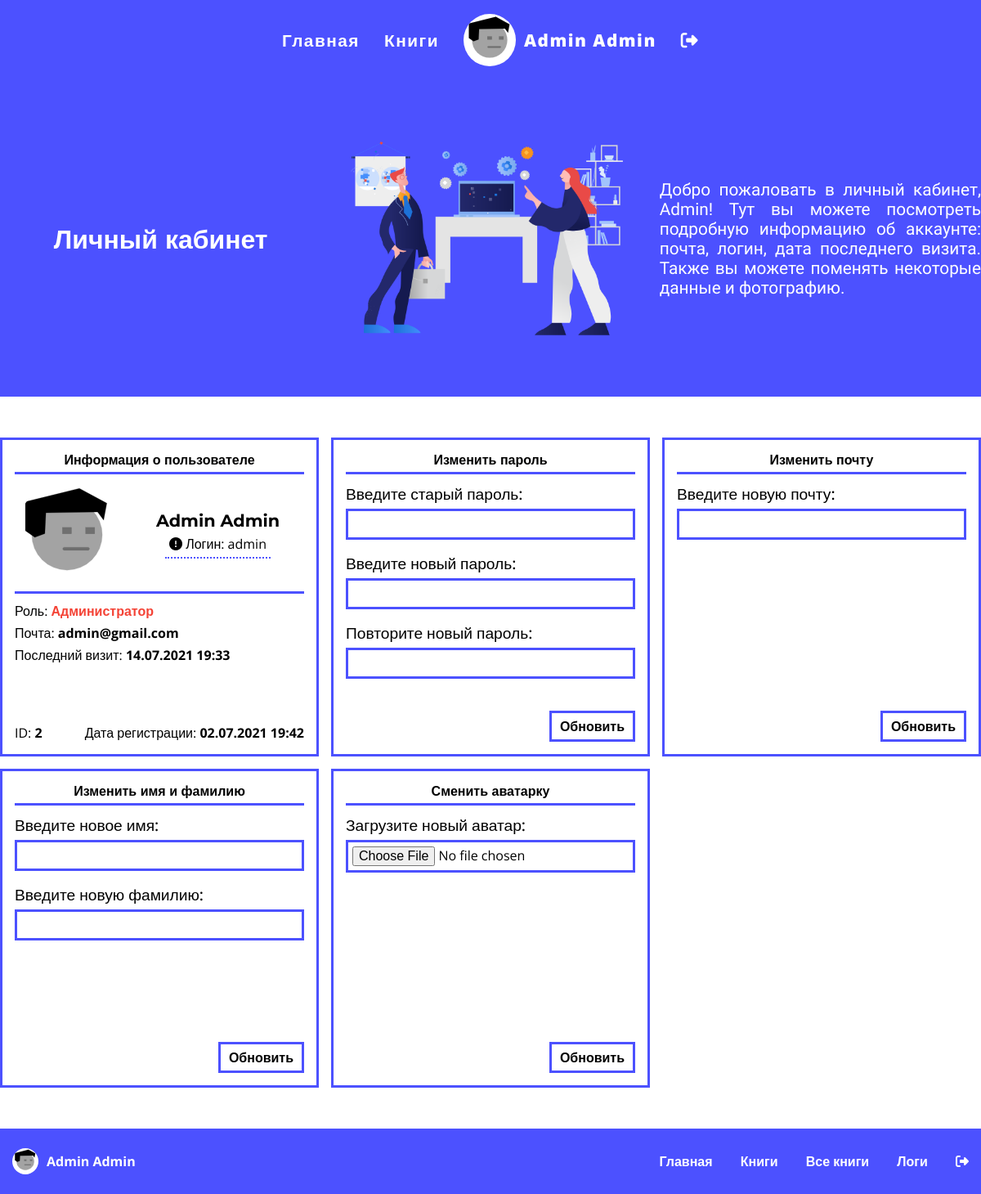
/ (signed in), run on the app's committed database.
### tables this page shows
CREATE TABLE `users` (
  `id` int(11) NOT NULL,
  `login` varchar(255) NOT NULL,
  `role` varchar(255) NOT NULL DEFAULT 'user',
  `firstname` varchar(255) DEFAULT NULL COMMENT 'Имя пользователя',
  `lastname` varchar(255) DEFAULT NULL COMMENT 'Фамилия пользователя',
  `password` varchar(255) NOT NULL,
  `email` varchar(255) NOT NULL,
  `img` varchar(255) DEFAULT 'default.svg',
  `created_at` timestamp NOT NULL DEFAULT CURRENT_TIMESTAMP,
  `last_visit` timestamp NULL DEFAULT NULL,
  `auth_key` varchar(255) DEFAULT NULL
);

### engine/helpers/view.php (called while the page is built, shortened)
<?php
if (!function_exists('view')) {
    function view (string $page, array $data = []) : string {
        extract($data);
        require TPL_PATH . $page . '.php';
        $result = ob_get_contents();
        return $result;
    }
}

### engine/actions/personal.php (called while the page is built, shortened)
<?php
$title = 'Личный кабинет';
$user = dbGetRow('select * from users where id = ' . $_SESSION['user']['id'] .';');
$roles = [
    'user' => 'Пользователь',
    'admin' => 'Администратор',
    'blocked' => 'Заблокированный'
];
$post = $errors = [];
$content = view('pages/personal.page', ['title' => $title, 'user' => $user, 'roles' => $roles, 'post' => $post, 'errors' => $errors]);
require TPL_PATH . 'layout.php';

### public/index.php (called while the page is built, shortened)
<?php
require HLP_PATH . 'view.php';
require HLP_PATH . 'changeDateFormat.php';
require HLP_PATH . 'writeLogDB.php';
require HLP_PATH . 'arraysEdit.php';
require ENG_PATH . 'db.php';
$uriArr = array_values(array_filter(explode('/', explode('?', $_SERVER['REQUEST_URI'])[0]), fn($it) => boolval($it))) ;
$currentAction = array_get($uriArr, 0, 'home');
$actionPath = ACT_PATH . $currentAction;
$filePath = $actionPath . '.php';
require($filePath);

### engine/db.php (called while the page is built, shortened)
<?php
if(!function_exists('dbGetRow')) {
    function dbGetRow(string $sql): array {
        $connection = $GLOBALS['connection'];
        $res = mysqli_query($connection, $sql);
        $data = mysqli_fetch_assoc ($res);
        return $data ?: [];
    }
}

### engine/helpers/arraysEdit.php (called while the page is built, shortened)
<?php
if(!function_exists('array_get')) {
    function array_get(array $array, string $key, $default = null) {
        return $array[$key] ?? $default;
    }
}

### engine/helpers/changeDateFormat.php (called while the page is built)
<?php
if (!function_exists('changeDateFormat')) {
    function changeDateFormat(string $currentDate, string $neededFormat = "d.m.Y G:i", string $currentTemplate = "Y-m-d H:i:s"): string
    {
        $str = date_create_from_format($currentTemplate, $currentDate);
        return date_format($str, $neededFormat);
    }
}

### templates/pages/personal.page.php (the view, shortened to what this page needs)
<main class="container">
    <div class="header_page center">
        <h2 class="header_page_title"><?= $title ?></h2>
        <img class="header_page_img" src="/img/illustrations/personal.header.png" alt="">
        <p class="header_page_text">Добро пожаловать в личный кабинет, <?= ucfirst($user['firstname']) ?>! Тут вы можете посмотреть подробную информацию об аккаунте: почта, логин, дата последнего визита. Также вы можете поменять некоторые данные и фотографию.</p>
    </div>
	<div class="personal center">
		<div class="personal_card">
			<h2 class="personal_cart_title">Информация о пользователе</h2>
			<div class="personal_card_top">
				<img class="personal_img" src="/img/user_avatars/<?= $user['img'] ?>" alt="">
				<div class="personal_card_top_right">
					<p class="personal_name"><?= ucfirst($user['firstname']) ?> <?= ucfirst($user['lastname']) ?></p>
					<p id="personal_login" class="personal_login"><i class="fas fa-exclamation-circle"></i> Логин: <?= $user['login'] ?></p>
				</div>
			</div>
			<div class="personal_card_middle">
				<p class="personal_role">Роль: <span class="personal_bold personal_bold_<?= $user['role'] ?>"><?= array_get($roles, $user['role']) ?></span></p>
				<p class="personal_email">Почта: <span class="personal_bold"><?= $user['email'] ?></span></p>
				<p class="personal_visit">Последний визит: <span class="personal_bold"><?= changeDateFormat($_SESSION['user']['last_visit']) ?></span></p>
			</div>
			<div class="personal_card_bottom">
				<p class="personal_id">ID: <span class="personal_bold"><?=  $user['id'] ?></span></p>
				<p class="personal_created">Дата регистрации: <span class="personal_bold"><?= changeDateFormat($user['created_at']) ?></span></p>
			</div>
		</div>
		<div class="personal_card">
			<h2 class="personal_cart_title">Изменить пароль</h2>
            <?php require TPL_PATH . 'elements/forms/changePassword.form.php' ?>
		</div>
		<div class="personal_card">
			<h2 class="personal_cart_title">Изменить почту</h2>
            <?php require TPL_PATH . 'elements/forms/changeEmail.form.php' ?>
		</div>
		<div class="personal_card">
			<h2 class="personal_cart_title">Изменить имя и фамилию</h2>
			<?php require TPL_PATH . 'elements/forms/changeName.form.php' ?>
		</div>
		<div class="personal_card">
			<h2 class="personal_cart_title">Сменить аватарку</h2>
            <?php require TPL_PATH . 'elements/forms/changeAvatar.form.php' ?>
		</div>
	</div>
</main>

### templates/elements/forms/changePassword.form.php (shortened to what this page needs)
<form method="post" class="personal_form">
    <label for="old_password" class="personal_label">Введите старый пароль:</label>
    <input type="password" id="old_password" name="old_password" class="personal_input">
    <label for="password" class="personal_label">Введите новый пароль:</label>
    <input type="password" id="password" name="password" class="personal_input">
    <label for="password_repeat" class="personal_label">Повторите новый пароль:</label>
    <input type="password" id="password_repeat" name="password_repeat" class="personal_input">
    <div class="personal_form_bottom">
        <button class="personal_btn" type="submit">Обновить</button>
    </div>
</form>

### templates/elements/forms/changeEmail.form.php (shortened to what this page needs)
<form method="post" class="personal_form">
    <label for="email" class="personal_label">Введите новую почту:</label>
    <input type="email" id="email" name="email" class="personal_input">
    <div class="personal_form_bottom">
        <button class="personal_btn" type="submit">Обновить</button>
    </div>
</form>

### templates/elements/forms/changeName.form.php (shortened to what this page needs)
<form method="post" class="personal_form">
    <label for="firstname" class="personal_label">Введите новое имя:</label>
    <input type="text" id="firstname" name="firstname" class="personal_input">
    <label for="lastname" class="personal_label">Введите новую фамилию:</label>
    <input type="text" id="lastname" name="lastname" class="personal_input">
    <div class="personal_form_bottom">
        <button class="personal_btn" type="submit">Обновить</button>
    </div>
</form>

### templates/elements/forms/changeAvatar.form.php
<form method="post" class="personal_form" enctype="multipart/form-data">
    <label for="img" class="personal_label">Загрузите новый аватар:</label>
    <input type="file" id="img" name="img" class="personal_input" accept=".jpg, .jpeg, .png">
    <div class="personal_form_bottom">
        <button class="personal_btn" type="submit">Обновить</button>
    </div>
</form>

### templates/layout.php (shortened to what this page needs)
<!DOCTYPE html>
<html lang="en">
<head>
	<link rel="stylesheet" href="/styles/style.css">
	<link rel="stylesheet" href="https://unpkg.com/tippy.js@6/animations/scale.css">
</head>
<body>
<?php require TPL_PATH . 'elements/header.php' ?>
<?= $content ?>
<?php require TPL_PATH . 'elements/footer.php' ?>
</body>
</html>

### templates/elements/header.php (shortened to what this page needs)
<header class="header center">
	<a href="/home/" class="header_link">Главная</a>
	<a href="/books/" class="header_link">Книги</a>
    <?php if (array_get($_SESSION, 'user')): ?>
	    <a href="/personal/" id="header_link_personal" class="header_link header_user_link"><img src="/img/user_avatars/<?= $_SESSION['user']['img'] ?>" alt="" class="header_img"><?= $_SESSION['user']['firstname'] ?> <?= $_SESSION['user']['lastname'] ?></a>
	    <a href="/logout/" id="header_link_logout" class="header_link"><i class="fas fa-sign-out-alt"></i></a>
    <?php else: ?>
	    <a href="/auth/" id="header_link_auth" class="header_link"><i class="fas fa-user"></i></a>
    <?php endif; ?>
</header>

### templates/elements/footer.php (shortened to what this page needs)
<footer class="footer center">
	<div class="footer_user">
        <?php if (array_get($_SESSION, 'user')): ?>
			<a href="/personal/" id="footer_link_personal" class="footer_user_link"><img src="/img/user_avatars/<?= $_SESSION['user']['img'] ?>" alt="" class="footer_nav_img"><?= $_SESSION['user']['firstname'] ?> <?= $_SESSION['user']['lastname'] ?></a>
        <?php else: ?>
			<a href="/auth/" class="footer_nav_link">Войти</a>
        <?php endif; ?>
	</div>
	<div class="footer_nav">
		<a href="/home/" class="footer_nav_link">Главная</a>
		<a href="/books/" class="footer_nav_link">Книги</a>
		<?php if($_SESSION['user']['role'] == 'admin'): ?>
			<a href="/books/allbooks" class="footer_nav_link">Все книги</a>
			<a href="/logs/" class="footer_nav_link">Логи</a>
		<?php endif; ?>
        <?php if (array_get($_SESSION, 'user')): ?>
			<a href="/logout/" id="footer_link_logout" class="footer_nav_link"><i class="fas fa-sign-out-alt"></i></a>
        <?php else: ?>
			<a href="/auth/" id="footer_link_auth" class="footer_nav_link"><i class="fas fa-user"></i></a>
        <?php endif; ?>
	</div>
</footer>

### public/styles/style.css (style rules this page uses)
* { font-size: 1em; font-family: 'Open Sans', sans-serif; margin: 0; padding: 0; }
a { text-decoration: none; color: black; font-weight: 700; border-bottom: 2px solid #4c51ff; transition: 0.3s all; }
input, button, textarea { outline: none; border: 3px solid #4c51ff; font-family: 'Open Sans', sans-serif; font-size: 1em; }
input { padding: 5px; }
button { padding: 5px 10px; font-weight: 700; background-color: white; cursor: pointer; transition: 0.3s all; }
label { margin-bottom: 5px; font-weight: 500; font-size: 1.2em; }
h1, h2, h3, h4, h5, h6 { font-family: 'Montserrat', sans-serif; }
.center { padding: 0 calc(50% - 600px); }
.header { display: flex; justify-content: center; align-items: center; background-color: #4c51ff; height: 100px; border: none; }
.header_link { font-weight: 800; letter-spacing: 1.5px; color: white; font-size: 1.3em; margin: 10px; padding: 5px; }
.header_img { width: 64px; height: 64px; border-radius: 50%; margin-right: 10px; }
.container { min-height: calc(100vh - 160px); }
.footer { background-color: #4c51ff; height: 80px; margin-top: 50px; display: flex; justify-content: space-between; align-items: center; }
.footer_user_link, .header_user_link { display: flex; align-items: center; }
.footer_nav_link, .footer_user_link { color: white; padding: 5px; margin: 10px; border: none; }
.footer_nav_img { width: 32px; height: 32px; border-radius: 50%; margin-right: 10px; }
.header_page { display: grid; grid-template-columns: repeat(3, 1fr); justify-items: center; align-items: center; gap: 10px; background-color: #4c51ff; padding-top: 45px; padding-bottom: 45px; margin-bottom: 50px; }
.header_page_title { font-size: 2em; color: white; }
.header_page_img { width: 100%; }
.header_page_text { width: 100%; font-family: 'Bona Nova', serif; color: white; font-size: 1.3em; text-align: justify; }
.books_form_input, .books_form_textarea, .personal_input { margin-bottom: 15px; }
.personal { display: grid; grid-template-columns: 1fr 1fr 1fr; grid-template-rows: 390px 390px; gap: 15px; justify-items: stretch; align-items: stretch; }
.personal_card { border: 3px solid #4c51ff; padding: 15px; display: flex; flex-direction: column; }
.personal_cart_title { font-family: 'Montserrat', sans-serif; text-align: center; border-bottom: 3px solid #4c51ff; margin-bottom: 10px; padding-bottom: 5px; }
.personal_card_top { display: flex; align-items: center; padding-bottom: 5px; border-bottom: 3px solid #4c51ff; margin-bottom: 10px; }
.personal_img { width: 128px; height: 128px; margin-right: 15px; border-radius: 50%; }
.personal_card_top_right { width: 100%; display: flex; flex-direction: column; align-items: center; }
.personal_name { font-size: 1.3em; font-family: 'Montserrat', sans-serif; font-weight: 700; margin-bottom: 5px; text-align: center; }
.personal_login { display: inline-block; border-bottom: 2px dotted #4c51ff; padding: 0 5px 5px 5px; }
.personal_card_middle { margin-bottom: auto; }
.personal_role, .personal_email { margin-bottom: 5px; }
.personal_bold { font-weight: 700; }
.personal_bold_admin { color: #f44336; }
.personal_card_bottom { display: flex; justify-content: space-between; }
.personal_form { display: flex; flex-direction: column; height: 100%; }
.personal_form_bottom { margin-top: auto; text-align: right; }

### data on the page
users: firstname "Admin", img (placeholder picture), lastname "Admin", login "admin", role "Администратор", email "admin@gmail.com", id "2", created_at "02.07.2021 19:42"

### other printed values
$_SESSION['user']['firstname'] "Admin"
$_SESSION['user']['lastname'] "Admin"
$title "Личный кабинет"
changeDateFormat($_SESSION['user']['last_visit']) "14.07.2021 19:33"
